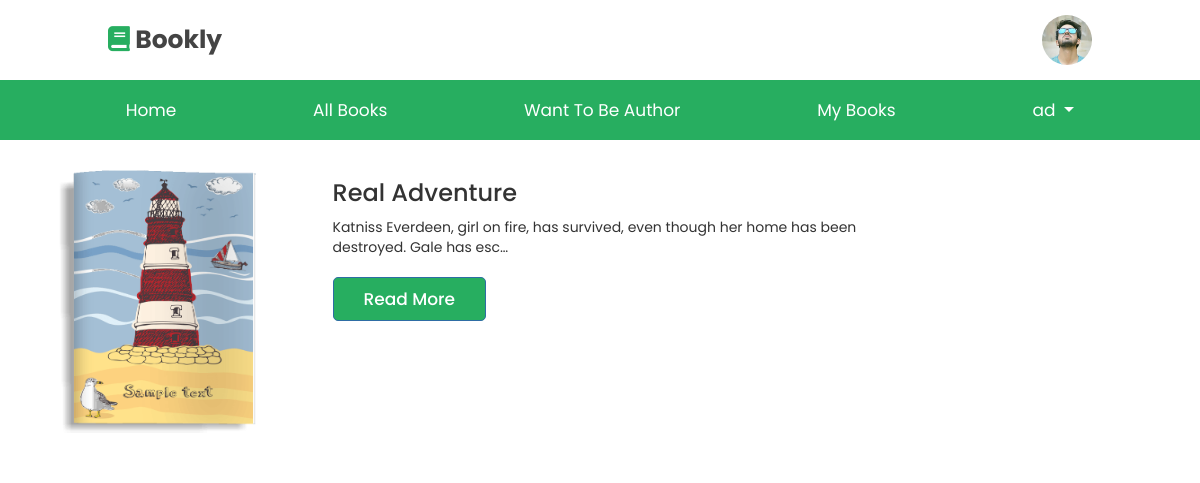
Screenshot of /detail/real-adventure/ (signed in) with the database file from the repository.
### users/models.py (models this page shows)
class CustomUser(AbstractUser):
    profile_picture = models.ImageField(default="default_pic.png", upload_to='users/')

### main_app/models.py (models this page shows, shortened)
class Book(models.Model):
    category = models.ForeignKey(Category, on_delete=models.CASCADE, related_name="books")
    name = models.CharField(max_length=50, unique=True)
    author = models.CharField(max_length=50)
    description = models.TextField()
    cover = models.ImageField(upload_to="images/")
    price = models.DecimalField(max_digits=6, decimal_places=2)
    discount_price = models.DecimalField(max_digits=6, decimal_places=2, null=True, blank=True)
    slug = models.SlugField(max_length=250, unique=True)
    is_active = models.BooleanField(default=True)
    is_new = models.BooleanField(default=False)
    created_at = models.DateTimeField(default=timezone.now)

### main_app/views.py (the view)
# urls.py: path("detail/<str:slug>/", views.BookDetailView.as_view(), name="detail"),
class BookDetailView(LoginRequiredMixin, View):
    def get(self, request, slug):
        book = Book.objects.get(slug=slug)
        return render(request, "book/detail.html", {"book": book})

### main_app/templates/book/detail.html (shortened to what this page needs)
{% extends "base.html" %}
{% load crispy_forms_tags %}
{% block content %}
    <div class="container">
        <div class="row mb-4">
            <div class="col-3">
                <img class="cover-pic" alt="cover image" src="{{ book.cover.url }}">
            </div>
            <div class="col-6 ms-3">
                <h3>{{ book.name }}</h3>
                <p>
                    {{ book.description|truncatechars:100 }}
                </p>
                <a class="btn btn-primary" href="{% url 'read_book' book.slug %}">
                    Read More
                </a>
            </div>
        </div>
    </div>
{% endblock %}

### templates/base.html (shortened to what this page needs)
{% load static %}
<!DOCTYPE html>
<html lang="en">
<head>
    <link rel="stylesheet" href="https://unpkg.com/swiper@7/swiper-bundle.min.css" />
    <link rel="stylesheet" href="https://cdnjs.cloudflare.com/ajax/libs/font-awesome/5.15.4/css/all.min.css">
    <link href="https://cdn.jsdelivr.net/npm/bootstrap@5.0.2/dist/css/bootstrap.min.css" rel="stylesheet">
    <link href="http://netdna.bootstrapcdn.com/bootstrap/3.3.6/css/bootstrap.css" rel="stylesheet">
    <link rel="stylesheet" href="https://cdnjs.cloudflare.com/ajax/libs/bootstrap-star-rating/4.0.2/css/star-rating.min.css" />
    <link rel="stylesheet" href="{% static 'css/style.css' %}">
</head>
<body>
    <header class="header ">
        <div class="header-1">
            <a href="/" class="logo text-decoration-none"> <i class="fas fa-book text-decoration-none"></i> Bookly </a>
            <div class="icons">
                {% if request.user.is_authenticated %}
                    <a href="{% url 'profile' %}" id="login-btn"">
                        <img id='profile_pic' src="{{request.user.profile_picture.url}}" alt="">
                    </a>
                {% else %}
                    <a href="{% url 'profile' %}" id="login-btn" class="fas fa-user"></a>
                {% endif %}
            </div>
        </div>
        <div class="header-2 mb-2 ">
            <nav class="navbar-r navbar   ">
                <a class='text-decoration-none' href="/">Home</a>
                <a class='text-decoration-none' href="{% url 'list' %}">All Books</a>
                <a class='text-decoration-none' href="/#featured">Want To Be Author</a>
                <a class="text-decoration-none" href="{% url 'favorite_books' %}">My Books</a>
                <div class="">
                    {% if request.user.is_authenticated %}
                        <div class="nav-item dropdown">
                            <a class="nav-link dropdown-toggle text-decoration-none" href="#" id="navbarDropdown" role="button" data-bs-toggle="dropdown" aria-expanded="false">
                                {{ request.user.username }}
                            </a>
                        </div>
                    {% else %}
                        <a class="btn btn-outline-primary" href="{% url 'login' %}">Login</a>
                    {% endif %}
                </div>
            </nav>
        </div>
    </header>
    <div>
        {% block content %}
        {% endblock content %}
    </div>
</body>
</html>

### static/css/style.css (style rules this page uses)
:root { --green:#27ae60; --dark-color:#219150; --black:#444; --light-color:#666; --border:.1rem solid rgba(0,0,0,.1); --border-hover:.1rem solid var(--black); --box-shadow:0 .5rem 1rem rgba(0,0,0,.1); }
* { font-family: 'Poppins', sans-serif; margin:0; padding:0; box-sizing: border-box; outline: none; border:none; text-decoration: none; transition:all .2s linear; transition:width none; }
html { font-size: 62.5%; overflow-x: hidden; scroll-padding-top: 5rem; scroll-behavior: smooth; }
.btn { margin-top: 1rem; display:inline-block; padding:.9rem 3rem; border-radius: .5rem; color:#fff; background:var(--green); font-size: 1.7rem; cursor: pointer; font-weight: 500; }
.header .header-1 { background:#fff; padding:1.5rem 9%; display: flex; align-items: center; justify-content: space-between; }
.header .header-1 .logo { font-size: 2.5rem; font-weight: bolder; color:var(--black); }
.header .header-1 .logo i { color:var(--green); }
.header .header-1 .icons div, .header .header-1 .icons a { font-size: 2.5rem; margin-left: 1.5rem; color:var(--black); cursor: pointer; }
.header .header-2 { background:var(--green); }
.header .header-2 .navbar-r { text-align: center; }
.header .header-2 .navbar-r a { color:#fff; display: inline-block; padding:1.2rem; font-size: 1.7rem; }
.cover-pic { width: 250px; height: 280px; }
#profile_pic { border-radius: 50%; width: 50px; height: 50px; }

### rows the page displays
CustomUser: user.profile_picture (picture), user.username "ad"
Book: cover (picture), name "Real Adventure", description "Katniss Everdeen, girl on fire, has survived, even though her home has been destroyed. Gale has esc…"
